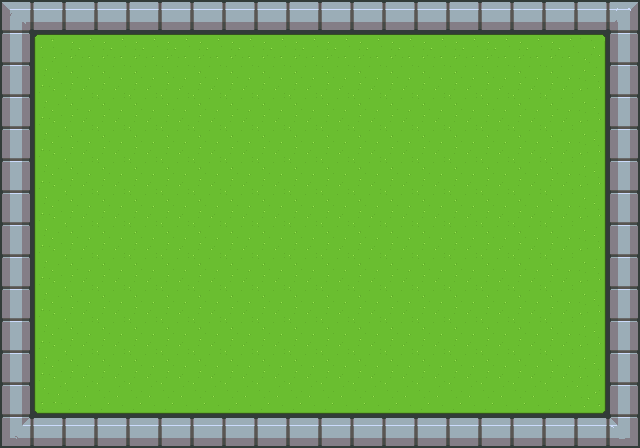

Rendered tile map (Tiled .tmx) drawn with the repository's tilesets; below, a short description and the full map source, tile grids included:
An orthogonal 20x14 tile map with 32x32 px tiles, 1 tile layer (Tile Layer 1).

<map version="1.0" tiledversion="1.1.3" orientation="orthogonal" renderorder="left-up" width="20" height="14" tilewidth="32" tileheight="32" infinite="0" nextobjectid="1">
 <tileset firstgid="1" source="snake-level-tilemap.tsx" />
 <layer name="Tile Layer 1" width="20" height="14">
  <data encoding="csv">
5,6,6,6,6,6,6,6,6,6,6,6,6,6,6,6,6,6,6,7,
13,29,30,30,30,30,30,30,30,30,30,30,30,30,30,30,30,30,31,15,
13,37,38,38,38,38,38,38,38,38,38,38,38,38,38,38,38,38,39,15,
13,37,38,38,38,38,38,38,38,38,38,38,38,38,38,38,38,38,39,15,
13,37,38,38,38,38,38,38,38,38,38,38,38,38,38,38,38,38,39,15,
13,37,38,38,38,38,38,38,38,38,38,38,38,38,38,38,38,38,39,15,
13,37,38,38,38,38,38,38,38,38,38,38,38,38,38,38,38,38,39,15,
13,37,38,38,38,38,38,38,38,38,38,38,38,38,38,38,38,38,39,15,
13,37,38,38,38,38,38,38,38,38,38,38,38,38,38,38,38,38,39,15,
13,37,38,38,38,38,38,38,38,38,38,38,38,38,38,38,38,38,39,15,
13,37,38,38,38,38,38,38,38,38,38,38,38,38,38,38,38,38,39,15,
13,37,38,38,38,38,38,38,38,38,38,38,38,38,38,38,38,38,39,15,
13,45,46,46,46,46,46,46,46,46,46,46,46,46,46,46,46,46,47,15,
21,22,22,22,22,22,22,22,22,22,22,22,22,22,22,22,22,22,22,23
</data>
 </layer>
</map>
